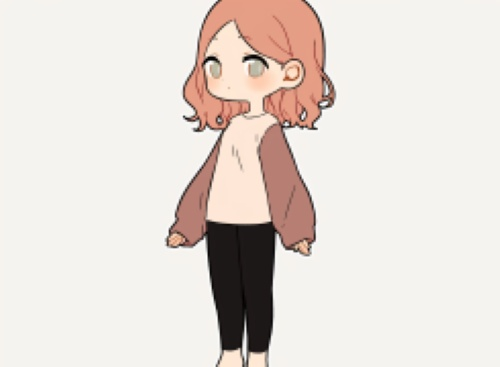
#> input picture Huang/girl_original.jpg, 500 x 367 px
$ python color_means.py --image girl_original.jpg --clusters 3
#> lines starting #> are read from the running program, lines starting #| are printed output that depends on the picture
### Huang/utils.py
#!/usr/bin/env python
# coding: utf-8

# In[7]:


import numpy as np
import cv2

def centroid_histogram(clt):
    # grab the number of different clusters and create a histogram
    # based on the number of pixels assigned to each cluster
    numLabels = np.arange(0, len(np.unique(clt.labels_)) + 1)
    (hist, _) = np.histogram(clt.labels_, bins = numLabels)

    # normalize the histogram, such that it sums to one
    hist = hist.astype("float")
    hist /= hist.sum()

    # return the histogram
    return hist

def plot_colors(hist, centroids):
    # initialize the bar chart representing the relative frequency
    # of each of the colors
    bar = np.zeros((50, 300, 3), dtype = "uint8")
    startX = 0

    # loop over the percentage of each cluster and the color of
    # each cluster
    for (percent, color) in zip(hist, centroids):
        # plot the relative percentage of each cluster
        endX = startX + (percent * 300)
        cv2.rectangle(bar, (int(startX), 0), (int(endX), 50),
            color.astype("uint8").tolist(), -1)
        startX = endX

    # return the bar chart
    return bar


# In[8]:


# In[ ]:

### Huang/color_means.py
#!/usr/bin/env python
# coding: utf-8

# In[24]:


import numpy as np
import cv2

def centroid_histogram(clt):
    # grab the number of different clusters and create a histogram
    # based on the number of pixels assigned to each cluster
    numLabels = np.arange(0, len(np.unique(clt.labels_)) + 1)
    (hist, _) = np.histogram(clt.labels_, bins = numLabels)

    # normalize the histogram, such that it sums to one
    hist = hist.astype("float")
    hist /= hist.sum()

    # return the histogram
    return hist

def plot_colors(hist, centroids):
    # initialize the bar chart representing the relative frequency
    # of each of the colors
    bar = np.zeros((50, 300, 3), dtype = "uint8")
    startX = 0

    # loop over the percentage of each cluster and the color of
    # each cluster
    for (percent, color) in zip(hist, centroids):
        # plot the relative percentage of each cluster
        endX = startX + (percent * 300)
        cv2.rectangle(bar, (int(startX), 0), (int(endX), 50),
            color.astype("uint8").tolist(), -1)
        startX = endX

    # return the bar chart
    return bar


# In[25]:


# USAGE
# python color_kmeans.py --image images/jp.png --clusters 3

# Author: Adrian Rosebrock
# Website: www.pyimagesearch.com

# import the necessary packages
from sklearn.cluster import KMeans
import matplotlib.pyplot as plt
import argparse
import cv2
import utils
# construct the argument parser and parse the arguments
ap = argparse.ArgumentParser(description="Color K-Means")
ap.add_argument("-i", "--image", required=True, help="path to input image")
ap.add_argument("-c", "--clusters", required=True, type=int, help="# of clusters")
args = vars(ap.parse_args())

# load the image and convert it from BGR to RGB so that
# we can display it with matplotlib
image = cv2.imread(args["image"])
#> image is the input picture: shape (367, 500, 3); mean B, G, R 215.2, 221.1, 229.2
image = cv2.cvtColor(image, cv2.COLOR_BGR2RGB)

# show our image
plt.figure()
plt.axis("off")
plt.imshow(image)

# reshape the image to be a list of pixels
image = image.reshape((image.shape[0] * image.shape[1], 3))

# cluster the pixel intensities
clt = KMeans(n_clusters=args["clusters"])
clt.fit(image)

# build a histogram of clusters and then create a figure
# representing the number of pixels labeled to each color
hist = utils.centroid_histogram(clt)
bar = utils.plot_colors(hist, clt.cluster_centers_)
#> after the loop in plot_colors, `for (percent, color) in zip(hist, centroids):`:
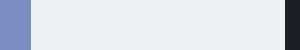
#> bar: shape (50, 300, 3); mean of channels 0, 1, 2 228.5, 220.1, 214.8; drawn as B, G, R

# show our color bar
plt.figure()
plt.axis("off")
plt.imshow(bar)
plt.show()


# In[ ]:

$ run again, on Huang/girl_sketch.jpg
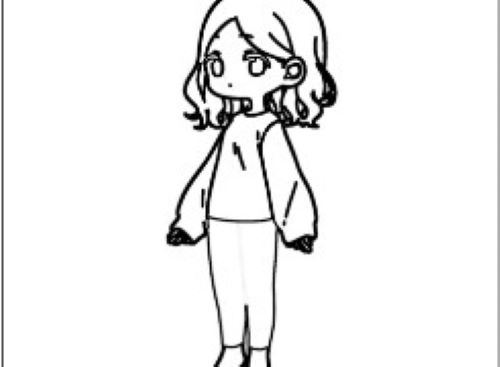
#> input picture Huang/girl_sketch.jpg, 500 x 367 px
#> image is the input picture: shape (367, 500, 3); min 0, max 255, mean 239.8
#> after the loop in plot_colors, `for (percent, color) in zip(hist, centroids):`:
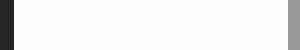
#> bar: shape (50, 300, 3); min 37, max 253, mean 238.9
